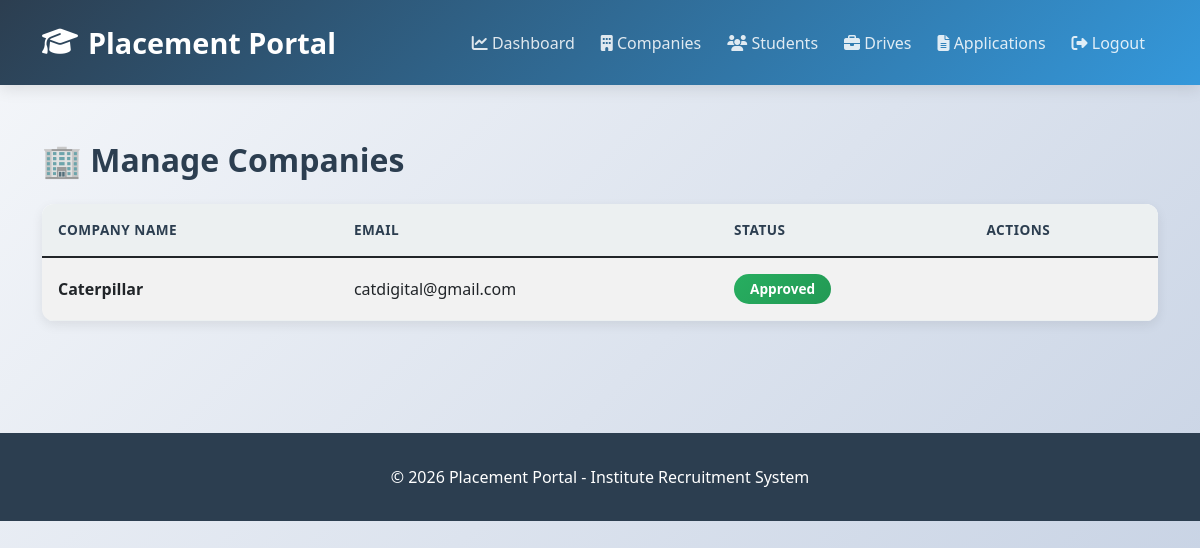
The app's page /admin/companies (signed in) with its own data.
### app/models.py (models this page shows, shortened)
class Company(UserMixin, db.Model):
    __tablename__ = 'company'
    id = db.Column(db.Integer, primary_key=True)
    company_name = db.Column(db.String(100), nullable=False)
    email = db.Column(db.String(100), unique=True, nullable=False)
    password_hash = db.Column(db.String(200), nullable=False)
    hr_contact = db.Column(db.String(50), nullable=False)
    hr_phone = db.Column(db.String(15))
    website = db.Column(db.String(100))
    company_description = db.Column(db.Text)
    approval_status = db.Column(db.String(20), default='Pending')  # Pending, Approved, Rejected
    blacklist_status = db.Column(db.Boolean, default=False)
    created_at = db.Column(db.DateTime, default=datetime.utcnow)
    approved_at = db.Column(db.DateTime)
    user_type = 'company'  # Add this
    placement_drives = db.relationship('PlacementDrive', backref='company', lazy=True, cascade='all, delete-orphan')

### app/routes/admin.py (the view)
@bp.route('/companies')
@login_required
@admin_required
def manage_companies():
    page = request.args.get('page', 1, type=int)
    companies = Company.query.paginate(page=page, per_page=10)
    return render_template('admin/companies.html', companies=companies)

### app/__init__.py (called while the page is built, shortened)
@login_manager.user_loader
def load_user(user_id):
    from .models import Admin, Company, Student
    try:
        user_id_int = int(user_id)
    except (ValueError, TypeError):
        return None
    user = Admin.query.get(user_id_int)
    if user:
        return user

### app/routes/admin.py (called while the page is built)
def admin_required(f):
    from functools import wraps
    @wraps(f)
    def decorated_function(*args, **kwargs):
        if not current_user.is_authenticated or not hasattr(current_user, 'user_type') or current_user.user_type != 'admin':
            flash('Admin access required!', 'danger')
            return redirect(url_for('auth.login'))
        return f(*args, **kwargs)
    return decorated_function

### app/templates/admin/companies.html (shortened to what this page needs)
{% extends "layout.html" %}
{% block content %}
<h2 class="mb-4">🏢 Manage Companies</h2>
<div class="card">
    <table class="table table-striped mb-0">
        <thead class="table-dark">
            <tr>
                <th>Company Name</th>
                <th>Email</th>
                <th>Status</th>
                <th>Actions</th>
            </tr>
        </thead>
        <tbody>
            {% for company in companies.items %}
            <tr>
                <td><strong>{{ company.company_name }}</strong></td>
                <td>{{ company.email }}</td>
                <td>
                    {% if company.approval_status == 'Pending' %}
                        <span class="badge bg-warning">Pending</span>
                    {% elif company.approval_status == 'Approved' %}
                        <span class="badge bg-success">Approved</span>
                    {% else %}
                        <span class="badge bg-danger">Rejected</span>
                    {% endif %}
                </td>
                <td>
                </td>
            </tr>
            {% endfor %}
        </tbody>
    </table>
</div>
{% endblock %}

### app/templates/layout.html (style rules this page uses)
:root { --primary-color: #2c3e50; --secondary-color: #3498db; --success-color: #27ae60; --danger-color: #e74c3c; --warning-color: #f39c12; --info-color: #16a085; --light-bg: #ecf0f1; --border-radius: 12px; }
* { margin: 0; padding: 0; box-sizing: border-box; }
body { background: linear-gradient(135deg, #f5f7fa 0%, #c3cfe2 100%); font-family: 'Segoe UI', Tahoma, Geneva, Verdana, sans-serif; min-height: 100vh; color: var(--primary-color); }
h2, h3, h4, h5 { color: var(--primary-color); font-weight: 700; margin-bottom: 1.5rem; }
.card { border: none; border-radius: var(--border-radius); box-shadow: 0 4px 12px rgba(0, 0, 0, 0.08); margin-bottom: 2rem; transition: all 0.3s ease; overflow: hidden; }
.table { margin-bottom: 0; }
.table thead th { background: var(--light-bg); color: var(--primary-color); font-weight: 600; border: none; padding: 1rem; text-transform: uppercase; font-size: 0.85rem; letter-spacing: 0.5px; }
.table tbody tr { transition: all 0.2s ease; border-bottom: 1px solid #ecf0f1; }
.table td { padding: 1rem; vertical-align: middle; }
.badge { padding: 0.5rem 1rem; border-radius: 20px; font-weight: 600; font-size: 0.85rem; text-transform: capitalize; }
.badge.bg-success { background: linear-gradient(135deg, #27ae60, #229954) !important; }
.card { animation: fadeIn 0.3s ease-out; }

### records on screen
Company: company_name "Caterpillar", email "catdigital@gmail.com", approval_status "Approved"
